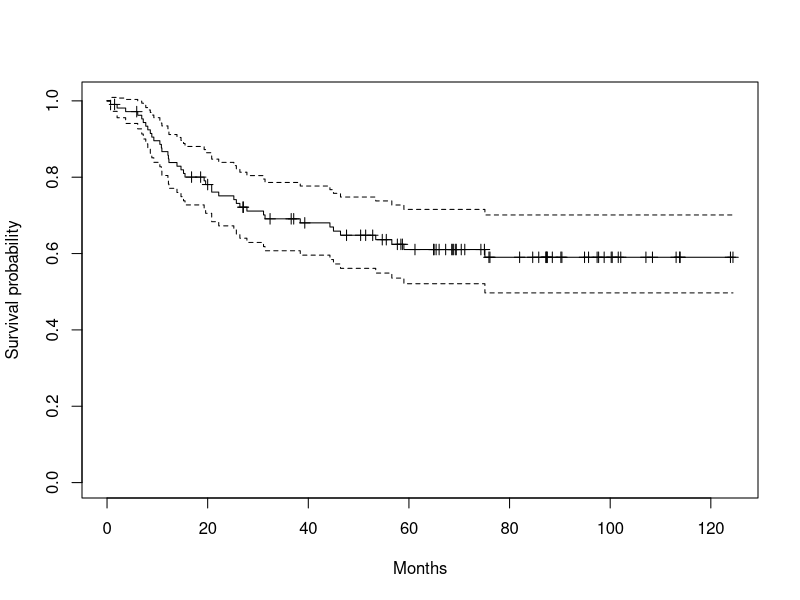
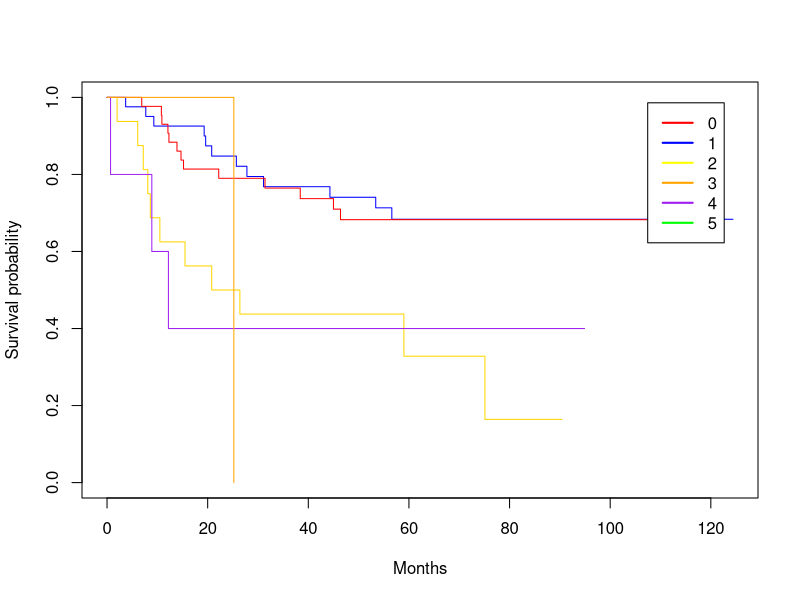

Generate these figures, in order, with R: (Note: this script raises an error after producing the figures.)
library(survival)

stage3 <- read.csv("./stage3.csv")
cancer <- read.csv("./cancerdata.csv")
View(data)

surv_table.stage3 <- survfit(Surv(days, censor) ~ 1, conf.type = "none", data = stage3)
surv_table.cancer <- survfit(Surv(months, censor) ~ 1, conf.type = "none", data = cancer)

summary(surv_table.cancer)
plot(surv_table.cancer, xlab = "Months", lty=1, ylab = "Survival probability", mark.time=TRUE)

# Disease free survival according to number of elevated tumor markers
# Elevated tumor markers NSE included
surv_table.cancer <- survfit(Surv(months, censor) ~ elevated_tm_all, data=cancer, conf.type="log-log")
# Elevated tumor markers NSE excluded
surv_table.cancer <- survfit(Surv(months, censor) ~ elevated_tm_noNSE, data=cancer, conf.type="log-log")
# Plot figure
plot(surv_table.cancer, xlab="Months", lty=1, col=c("blue", "red", "gold", "purple", "orange", "red"), ylab="Survival probability")
legend("topright", inset=0.05,
       c("0", "1", "2", "3", "4", "5"),
       col=c("red", "blue", "yellow", "orange", "purple", "green"),
       lty=1,
       lwd=2,
       cex=1)


# Nice plots
library(ggplot2)
library(survminer)
ggsurvplot(surv_table.cancer, 
           risk.table=TRUE,
           pval = TRUE,
           break.time.by = 12,
           ggtheme = theme_minimal(),
           risk.table.y.text.col = T,
           risk.table.y.text = FALSE,)

# Disease free survival for cases with none or one positive tumour marker vs cases with two or more positive tumor markers at time of diagnosis
# NSE included
surv_table.cancer <- survfit(Surv(months, censor) ~ DFS_NSE, data = cancer, conf.type="log-log")
# NSE not included
surv_table.cancer <- survfit(Surv(months, censor) ~ DFS_no_NSE, data=cancer, conf.type="log-log")
# Plot figure
plot(surv_table.cancer, xlab="Months", lty=1:2, ylab="Survival probability")
legend("topright", inset=0.05, c("0-1 positive tumor markers", "2 or more positive tumor markers"), 
       lty=1:2, lwd=2, cex=1)

logrank_trt<-survdiff(Surv(months, censor) ~ elevated_tm_all, rho=0, data = cancer)
logrank_trt
